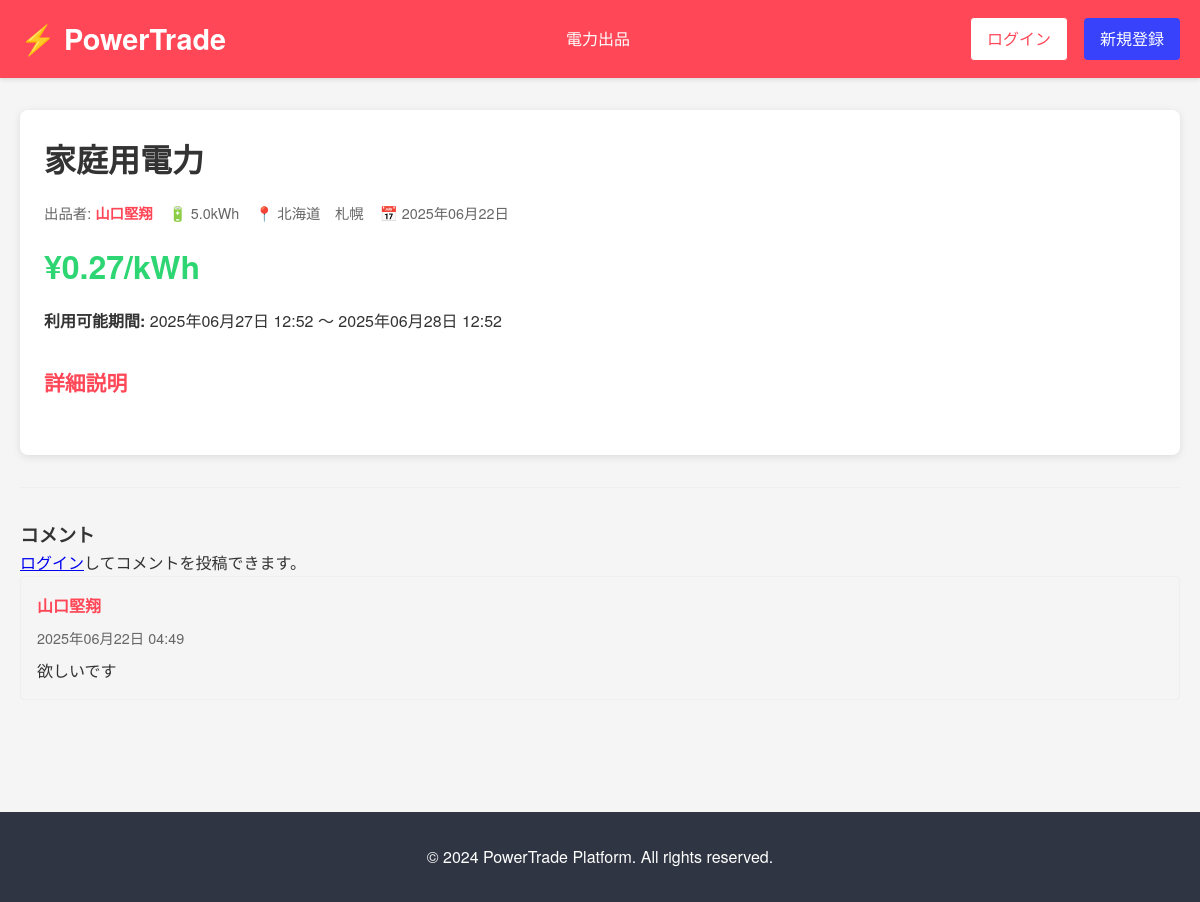
/listing/3, run on the app's committed database.
### models.py (models this page shows)
class Listing(db.Model):
    id = db.Column(db.Integer, primary_key=True)
    title = db.Column(db.String(200), nullable=False)
    description = db.Column(db.Text)
    power_amount = db.Column(db.Float, nullable=False)  # kWh
    price_per_kwh = db.Column(db.Float, nullable=False)
    location = db.Column(db.String(200))
    available_from = db.Column(db.DateTime, nullable=False)
    available_until = db.Column(db.DateTime, nullable=False)
    is_active = db.Column(db.Boolean, default=True)
    created_at = db.Column(db.DateTime, default=datetime.utcnow)
    seller_id = db.Column(db.Integer, db.ForeignKey('user.id'), nullable=False)
    comments = db.relationship('Comment', backref='listing', lazy=True, cascade='all, delete-orphan')
    purchase_requests = db.relationship('PurchaseRequest', backref='listing', lazy=True, cascade='all, delete-orphan')

class User(UserMixin, db.Model):
    id = db.Column(db.Integer, primary_key=True)
    username = db.Column(db.String(80), unique=True, nullable=False)
    email = db.Column(db.String(120), unique=True, nullable=False)
    password_hash = db.Column(db.String(128))
    created_at = db.Column(db.DateTime, default=datetime.utcnow)
    listings = db.relationship('Listing', backref='seller', lazy=True)
    requests = db.relationship('Request', backref='buyer', lazy=True)
    comments = db.relationship('Comment', backref='author', lazy=True)
    sent_messages = db.relationship('Message', foreign_keys='Message.sender_id', backref='sender', lazy=True)
    received_messages = db.relationship('Message', foreign_keys='Message.receiver_id', backref='receiver', lazy=True)
    purchase_requests_sent = db.relationship('PurchaseRequest', foreign_keys='PurchaseRequest.buyer_id', backref='buyer', lazy=True)
    purchase_requests_received = db.relationship('PurchaseRequest', foreign_keys='PurchaseRequest.seller_id', backref='seller', lazy=True)

class Comment(db.Model):
    id = db.Column(db.Integer, primary_key=True)
    content = db.Column(db.Text, nullable=False)
    created_at = db.Column(db.DateTime, default=datetime.utcnow)
    author_id = db.Column(db.Integer, db.ForeignKey('user.id'), nullable=False)
    listing_id = db.Column(db.Integer, db.ForeignKey('listing.id'), nullable=True)
    request_id = db.Column(db.Integer, db.ForeignKey('request.id'), nullable=True)

### routes.py (the view)
@main_bp.route('/listing/<int:id>')
def listing_detail(id):
    listing = Listing.query.get_or_404(id)
    comments = Comment.query.filter_by(listing_id=id).order_by(Comment.created_at.desc()).all()
    return render_template('listing_detail.html', listing=listing, comments=comments)

### templates/listing_detail.html (shortened to what this page needs)
{% extends "base.html" %}
{% block content %}
<div class="card">
    <h1>{{ listing.title }}</h1>
    <div class="listing-meta">
        <span>出品者: <strong><a href="{{ url_for('main.user_profile', user_id=listing.seller_id) }}" style="color: #ff4757; text-decoration: none;">{{ listing.seller.username }}</a></strong></span>
        <span>🔋 {{ listing.power_amount }}kWh</span>
        <span>📍 {{ listing.location }}</span>
        <span>📅 {{ listing.created_at.strftime('%Y年%m月%d日') }}</span>
    </div>
    <div class="price" style="font-size: 2rem; margin: 1rem 0;">
        ¥{{ "%.2f"|format(listing.price_per_kwh) }}/kWh
    </div>
    <p><strong>利用可能期間:</strong>
        {{ listing.available_from.strftime('%Y年%m月%d日 %H:%M') }} 〜
        {{ listing.available_until.strftime('%Y年%m月%d日 %H:%M') }}
    </p>
    <div style="margin: 2rem 0;">
        <h3>詳細説明</h3>
    </div>
</div>
<div class="comment-section">
    <h3>コメント</h3>
    {% if current_user.is_authenticated %}
        <div class="card">
            <form method="POST" action="{{ url_for('main.add_comment') }}">
                <input type="hidden" name="listing_id" value="{{ listing.id }}">
                <div class="form-group">
                    <textarea name="content" class="form-control" rows="3"
                              placeholder="コメントを入力してください..." required></textarea>
                </div>
                <button type="submit" class="btn btn-primary">コメントする</button>
            </form>
        </div>
    {% else %}
        <p><a href="{{ url_for('auth.login') }}">ログイン</a>してコメントを投稿できます。</p>
    {% endif %}
    {% for comment in comments %}
        <div class="comment">
            <div class="comment-author">{{ comment.author.username }}</div>
            <div class="comment-date">{{ comment.created_at.strftime('%Y年%m月%d日 %H:%M') }}</div>
            <p>{{ comment.content }}</p>
        </div>
    {% else %}
        <p>まだコメントはありません。</p>
    {% endfor %}
</div>
{% endblock %}

### static/css/style.css (style rules this page uses)
* { margin: 0; padding: 0; box-sizing: border-box; }
body { font-family: 'Helvetica Neue', Arial, sans-serif; background-color: #f5f5f5; color: #333; line-height: 1.6; }
.card { background: white; border-radius: 8px; box-shadow: 0 2px 8px rgba(0,0,0,0.1); padding: 1.5rem; margin-bottom: 1.5rem; transition: transform 0.3s, box-shadow 0.3s; }
.card h3 { color: #ff4757; margin-bottom: 1rem; font-size: 1.3rem; }
.listing-meta { display: flex; gap: 1rem; margin: 1rem 0; font-size: 0.9rem; color: #666; }
.price { font-size: 1.2rem; font-weight: bold; color: #2ed573; }
.comment-section { border-top: 1px solid #eee; padding-top: 2rem; margin-top: 2rem; }
.comment { border: 1px solid #eee; border-radius: 4px; padding: 1rem; margin-bottom: 1rem; }
.comment-author { font-weight: bold; color: #ff4757; margin-bottom: 0.5rem; }
.comment-date { font-size: 0.9rem; color: #666; margin-bottom: 0.5rem; }

### data on the page
Listing: title "家庭用電力", power_amount "5.0", location "北海道 札幌", created_at "2025年06月22日", price_per_kwh "0.27", available_from "2025年06月27日 12:52", available_until "2025年06月28日 12:52"
User: seller.username "山口堅翔"
Comment: author.username "山口堅翔", created_at "2025年06月22日 04:49", content "欲しいです"
